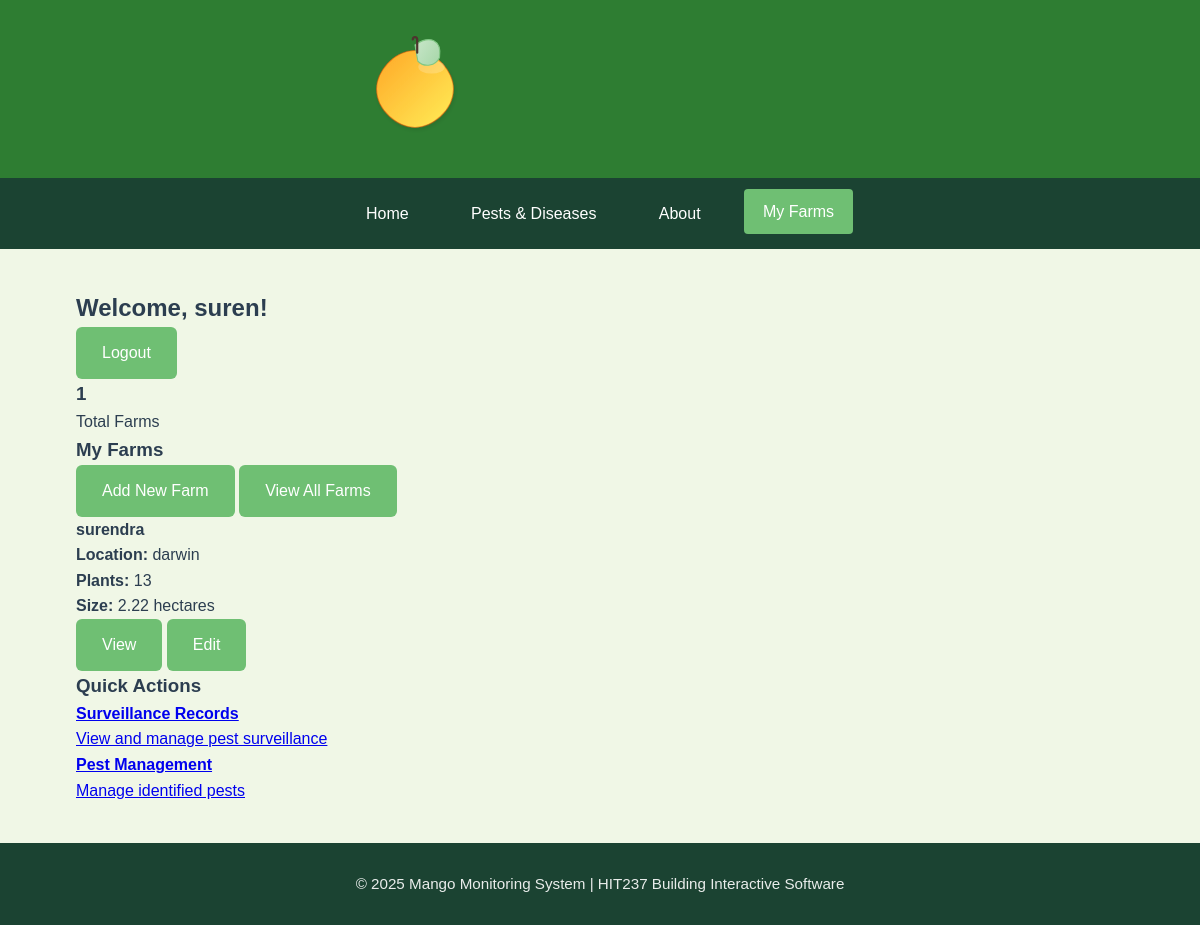
The app's page /myfarms/profile/ (signed in) with its own data.
### App2/models.py (models this page shows, shortened)
class Farm(models.Model):
    name = models.CharField(max_length=100)
    location = models.CharField(max_length=150)
    owner = models.ForeignKey(User, on_delete=models.CASCADE, related_name="farms")
    total_plants = models.IntegerField(validators=[MinValueValidator(1)], help_text="Total number of mango plants on the property")
    farm_size = models.DecimalField(max_digits=10, decimal_places=2, help_text="Farm size in hectares")
    stocking_rate = models.DecimalField(max_digits=10, decimal_places=2, help_text="Plants per hectare", editable=False)
    created_at = models.DateTimeField(auto_now_add=True)
    updated_at = models.DateTimeField(auto_now=True)
    class Meta:
        ordering = ['name']

### App2/views.py (the view)
# urls.py: path('profile/', views.profile_view, name='profile'),
@login_required
def profile_view(request):
    context = {
        'farms': request.user.farms.all()[:5],
        'farms_count': request.user.farms.count(),
    }
    return render(request, 'App2/profile.html', context)

### App2/templates/App2/profile.html (shortened to what this page needs)
{% extends 'App2/base.html' %}
{% block navigation %}
<nav aria-label="Main navigation" class="main-navbar">
    <div class="nav-container">
        <ul>
            <li><a href="/" class="{% if request.resolver_match.url_name == 'index' %}active{% endif %}">Home</a></li>
            <li><a href="/projectlist/" class="{% if request.resolver_match.url_name == 'projectlist' %}active{% endif %}">Pests & Diseases</a></li>
            <li><a href="/about" class="{% if request.resolver_match.url_name == 'about' %}active{% endif %}">About</a></li>
            <li><a href="{% url 'App2:profile' %}" class="{% if request.resolver_match.url_name == 'profile' %}active{% endif %}">My Farms</a></li>
        </ul>
    </div>
</nav>
{% endblock %}
{% block content %}
<div class="main-content profile-content">
    <div class="dashboard-header">
        <h2>Welcome, {{ user.username }}!</h2>
        <a href="{% url 'App2:logout' %}" class="btn btn-secondary">Logout</a>
    </div>
    <div class="dashboard-stats">
        <div class="stat-card">
            <h3>{{ farms_count }}</h3>
            <p>Total Farms</p>
        </div>
    </div>
    <div class="dashboard-section">
        <div class="section-header">
            <h3>My Farms</h3>
            <div class="action-buttons">
                <a href="{% url 'App2:farm-create' %}" class="btn btn-primary">Add New Farm</a>
                <a href="{% url 'App2:farm-list' %}" class="btn btn-outline">View All Farms</a>
            </div>
        </div>
        {% if farms %}
            <div class="farms-grid">
                {% for farm in farms %}
                    <div class="farm-card">
                        <h4>{{ farm.name }}</h4>
                        <p><strong>Location:</strong> {{ farm.location }}</p>
                        <p><strong>Plants:</strong> {{ farm.total_plants }}</p>
                        <p><strong>Size:</strong> {{ farm.farm_size }} hectares</p>
                        <div class="farm-actions">
                            <a href="{% url 'App2:farm-detail' farm.pk %}" class="btn btn-sm">View</a>
                            <a href="{% url 'App2:farm-update' farm.pk %}" class="btn btn-sm">Edit</a>
                        </div>
                    </div>
                {% endfor %}
            </div>
        {% else %}
            <div class="empty-state">
                <p>You haven't created any farms yet.</p>
                <a href="{% url 'App2:farm-create' %}" class="btn btn-primary">Create Your First Farm</a>
            </div>
        {% endif %}
    </div>
    <div class="dashboard-section">
        <h3>Quick Actions</h3>
        <div class="quick-actions">
            <a href="{% url 'App2:surveillance-list' %}" class="action-card">
                <h4>Surveillance Records</h4>
                <p>View and manage pest surveillance</p>
            </a>
            <a href="{% url 'App2:pest-list' %}" class="action-card">
                <h4>Pest Management</h4>
                <p>Manage identified pests</p>
            </a>
        </div>
    </div>
</div>
{% endblock %}

### App1/static/css/base.css (style rules this page uses)
:root { --primary-green: #2E7D32; --secondary-green: #6FBF73; --accent-green: #A2C523; --light-bg: #F0F7E6; --card-bg: #FFFFFF; --text-dark: #2C3E50; --text-light: #5D6D7E; --shadow-sm: 0 2px 8px rgba(46, 125, 50, 0.1); --shadow-md: 0 4px 12px rgba(46, 125, 50, 0.15); }
* { margin: 0; padding: 0; box-sizing: border-box; font-family: 'Poppins', sans-serif; }
body { min-height: 100vh; display: flex; flex-direction: column; background-color: var(--light-bg); color: var(--text-dark); line-height: 1.6; }
nav { background-color: #1B4332; position: sticky; top: 0; z-index: 100; }
.nav-container { width: 90%; max-width: 1200px; margin: 0 auto; padding: 0.8rem 0; display: flex; justify-content: center; }
nav ul { display: flex; list-style: none; gap: 1.5rem; }
nav a { color: white; text-decoration: none; font-weight: 500; padding: 0.6rem 1.2rem; border-radius: 4px; transition: all 0.3s ease; display: inline-block; }
nav a.active { background-color: var(--secondary-green); transform: translateY(-2px); }
.btn { display: inline-flex; align-items: center; gap: 0.5rem; padding: 0.7rem 1.5rem; background-color: var(--secondary-green); color: white; border-radius: 6px; text-decoration: none; font-weight: 500; transition: all 0.3s ease; border: 2px solid transparent; }

### records on screen
Farm: name "surendra", location "darwin", total_plants "13", farm_size "2.22"

### other values on screen
{{ user.username }} "suren"
{{ farms_count }} "1"
